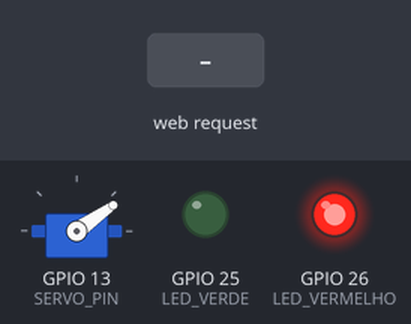
The sketch below on a simulated ESP32. On the bench: servo, output pins drawn as LEDs (lit = HIGH). Dashed ring = blinking. The test bench sets the inputs (shaded band). WiFi joins after 1.5 s; servers stay silent unless stated; what the sketch prints to the serial monitor is not drawn.

Above: at 3.7 s.
3.8 s: HTTP request GET /abrir received
At 4.68 s:
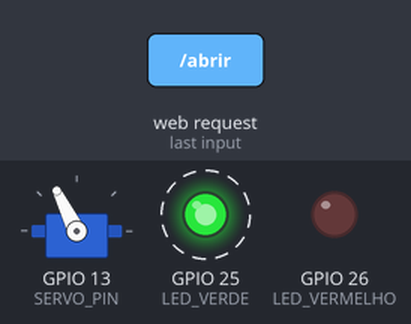
6.8 s: HTTP request GET /parar received
9.8 s: HTTP request GET /fechar received
At 9.95 s:
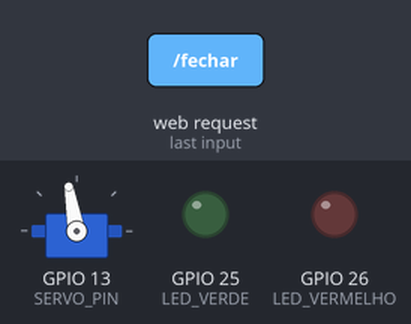
11.9 s: HTTP request GET /parar received
At 12.9 s:
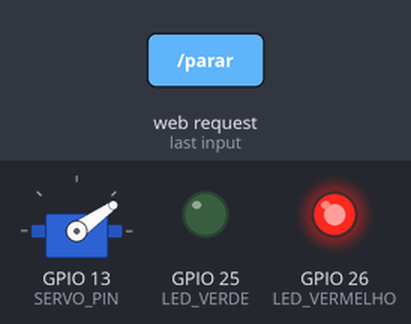
Timing chart, 0 to 14.4 s (numbered marks = the images above; inputs shaded):
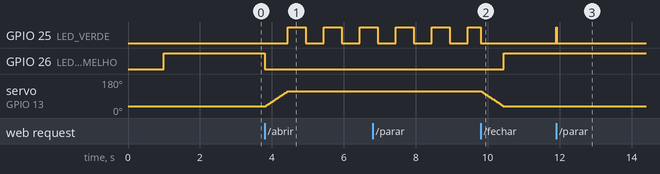

Measured:
- after the input at 3.8 s, GPIO 25 (LED_VERDE): alternates HIGH for 0.50 s and LOW for 0.50 s, starting after 0.64 s; GPIO 26 (LED_VERMELHO): HIGH → LOW at once; servo on GPIO 13 (SERVO_PIN): moves from 35° to 116° over 0.61 s, starting at once
- after the input at 9.8 s, GPIO 26 (LED_VERMELHO): LOW → HIGH after 0.64 s; servo on GPIO 13 (SERVO_PIN): moves from 116° to 35° over 0.61 s, starting at once
- after the input at 11.9 s, GPIO 25 (LED_VERDE): LOW → HIGH at once, → LOW 0.01 s later

The sketch:

sketch_apr12a.ino
```cpp
#include <WiFi.h>
#include <WebServer.h>
#include <ESP32Servo.h>

const char* ssid = "iPhone de Andrey";
const char* password = "12345678";

WebServer server(80);
Servo servoMotor;

const int SERVO_PIN = 13;
const int LED_VERDE = 25;
const int LED_VERMELHO = 26;

const int ANGULO_FECHADO = 35;
const int ANGULO_ABERTO = 116;

// Controle do movimento
int posicaoAtual = ANGULO_FECHADO;
int posicaoAlvo = ANGULO_FECHADO;
const int PASSO_SERVO = 2;
const unsigned long INTERVALO_SERVO = 15;
unsigned long ultimoMovimentoServo = 0;

String statusPortao = "Fechado";
unsigned long ultimaTentativaWiFi = 0;

// Controle do pisca do LED verde
unsigned long ultimoPiscaLed = 0;
const unsigned long INTERVALO_PISCA_LED = 500;
bool estadoPiscaVerde = false;

void conectarWiFi() {
  Serial.println("Conectando ao Wi-Fi...");
  WiFi.mode(WIFI_STA);
  WiFi.begin(ssid, password);

  int tentativas = 0;
  while (WiFi.status() != WL_CONNECTED && tentativas < 30) {
    delay(500);
    Serial.print(".");
    tentativas++;
  }

  Serial.println();

  if (WiFi.status() == WL_CONNECTED) {
    Serial.println("Wi-Fi conectado");
    Serial.print("IP do ESP32: ");
    Serial.println(WiFi.localIP());
  } else {
    Serial.println("Falha ao conectar no Wi-Fi");
  }
}

void garantirWiFi() {
  if (WiFi.status() == WL_CONNECTED) return;

  unsigned long agora = millis();
  if (agora - ultimaTentativaWiFi >= 5000) {
    ultimaTentativaWiFi = agora;
    Serial.println("Wi-Fi caiu. Tentando reconectar...");
    WiFi.disconnect();
    WiFi.begin(ssid, password);
  }
}

void atualizarLeds() {
  unsigned long agora = millis();

  if (statusPortao == "Aberto") {
    if (agora - ultimoPiscaLed >= INTERVALO_PISCA_LED) {
      ultimoPiscaLed = agora;
      estadoPiscaVerde = !estadoPiscaVerde;
      digitalWrite(LED_VERDE, estadoPiscaVerde ? HIGH : LOW);
    }
    digitalWrite(LED_VERMELHO, LOW);
  }
  else if (statusPortao == "Fechado") {
    digitalWrite(LED_VERDE, LOW);
    digitalWrite(LED_VERMELHO, HIGH);
  }
  else if (statusPortao == "Parado") {
    digitalWrite(LED_VERDE, HIGH);
    digitalWrite(LED_VERMELHO, HIGH);
  }
  else {
    // Abrindo ou Fechando
    digitalWrite(LED_VERDE, LOW);
    digitalWrite(LED_VERMELHO, LOW);
  }
}

void atualizarMovimentoServo() {
  unsigned long agora = millis();

  if (agora - ultimoMovimentoServo < INTERVALO_SERVO) {
    return;
  }

  ultimoMovimentoServo = agora;

  if (posicaoAtual < posicaoAlvo) {
    posicaoAtual += PASSO_SERVO;
    if (posicaoAtual > posicaoAlvo) posicaoAtual = posicaoAlvo;
    servoMotor.write(posicaoAtual);
  }
  else if (posicaoAtual > posicaoAlvo) {
    posicaoAtual -= PASSO_SERVO;
    if (posicaoAtual < posicaoAlvo) posicaoAtual = posicaoAlvo;
    servoMotor.write(posicaoAtual);
  }

  // Atualiza o status quando chega no destino
  if (posicaoAtual == posicaoAlvo) {
    if (posicaoAlvo == ANGULO_ABERTO) {
      statusPortao = "Aberto";
    } else if (posicaoAlvo == ANGULO_FECHADO) {
      statusPortao = "Fechado";
    }
  }
}

void abrirPortao() {
  Serial.println("Comando recebido: ABRIR");
  posicaoAlvo = ANGULO_ABERTO;
  statusPortao = "Abrindo";
  server.send(200, "text/plain", "OK:ABRINDO");
}

void fecharPortao() {
  Serial.println("Comando recebido: FECHAR");
  posicaoAlvo = ANGULO_FECHADO;
  statusPortao = "Fechando";
  server.send(200, "text/plain", "OK:FECHANDO");
}

void pararPortao() {
  Serial.println("Comando recebido: PARAR");
  posicaoAlvo = posicaoAtual;
  statusPortao = "Parado";
  server.send(200, "text/plain", "OK:PARADO");
}

void statusHandler() {
  server.send(200, "text/plain", statusPortao);
}

void raizHandler() {
  String resposta = "";
  resposta += "ESP32 online\n";
  resposta += "Status: " + statusPortao + "\n";
  resposta += "Posicao atual: " + String(posicaoAtual) + "\n";
  resposta += "Posicao alvo: " + String(posicaoAlvo) + "\n";
  resposta += "IP: " + WiFi.localIP().toString() + "\n";
  resposta += "Rotas: /abrir /fechar /parar /status\n";
  server.send(200, "text/plain", resposta);
}

void setup() {
  Serial.begin(115200);
  delay(1000);

  pinMode(LED_VERDE, OUTPUT);
  pinMode(LED_VERMELHO, OUTPUT);

  digitalWrite(LED_VERDE, LOW);
  digitalWrite(LED_VERMELHO, HIGH); // começa fechado

  servoMotor.setPeriodHertz(50);
  servoMotor.attach(SERVO_PIN, 500, 2400);
  servoMotor.write(ANGULO_FECHADO);

  posicaoAtual = ANGULO_FECHADO;
  posicaoAlvo = ANGULO_FECHADO;

  conectarWiFi();

  server.on("/", HTTP_GET, raizHandler);
  server.on("/abrir", HTTP_GET, abrirPortao);
  server.on("/fechar", HTTP_GET, fecharPortao);
  server.on("/parar", HTTP_GET, pararPortao);
  server.on("/status", HTTP_GET, statusHandler);

  server.begin();
  Serial.println("Servidor HTTP iniciado");
}

void loop() {
  garantirWiFi();
  server.handleClient();
  atualizarMovimentoServo();
  atualizarLeds();
}
```
